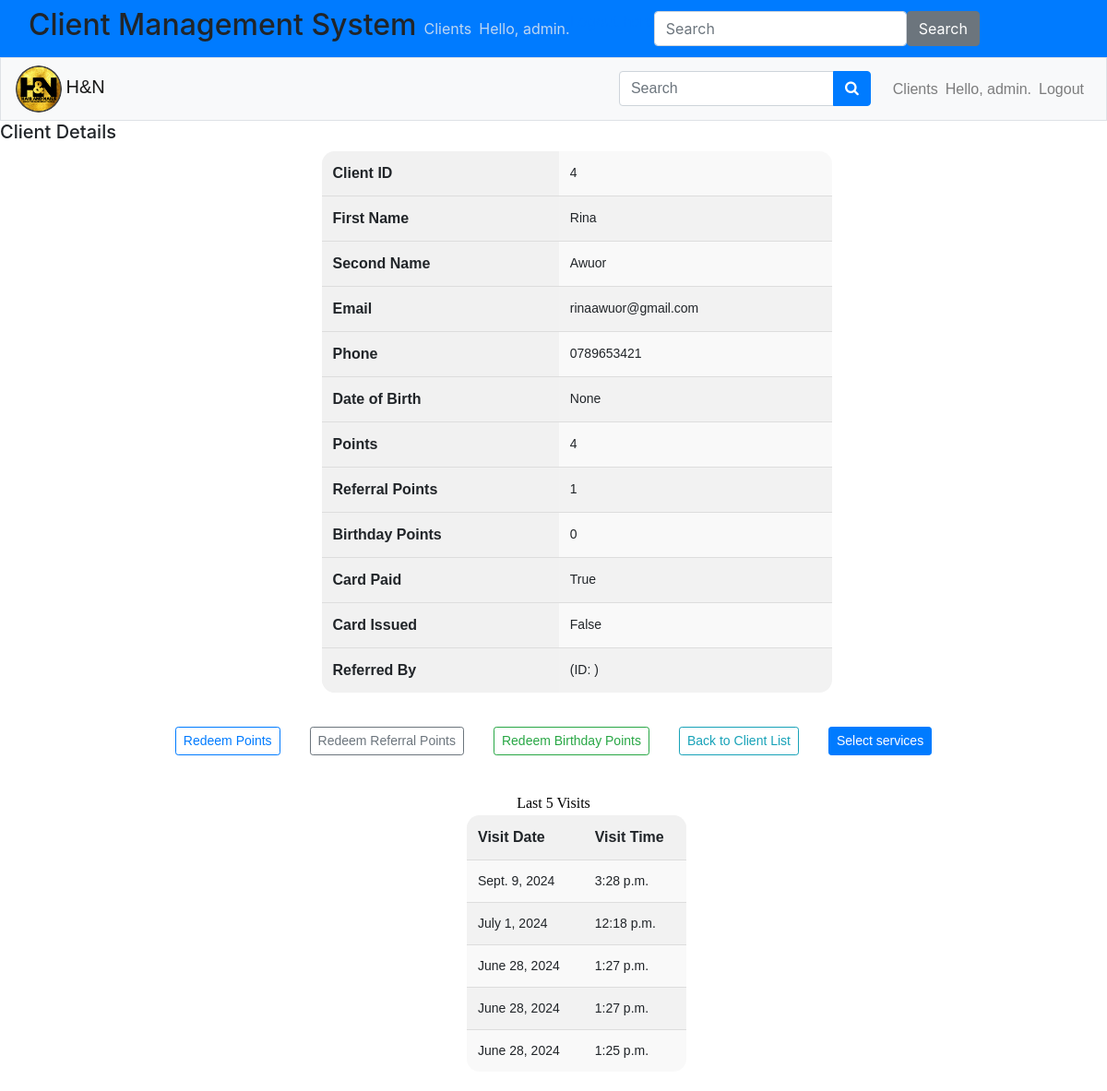
The app's page /users/clients/4/ (signed in) with its own data.
### users/models.py (models this page shows, shortened)
class Client(models.Model):
    first_name = models.CharField(max_length=100)
    second_name = models.CharField(max_length=100)
    email = models.EmailField(unique=True)
    phone = models.CharField(max_length=15, unique=True)
    points = models.IntegerField(default=0)
    referral_points = models.IntegerField(default=0)
    date_of_birth = models.DateField(null=True, blank=True)
    birthday_points = models.IntegerField(default=0)
    referred_by = models.ForeignKey('self', null=True, blank=True, on_delete=models.SET_NULL)
    card_paid = models.BooleanField(default=False)
    card_issued = models.BooleanField(default=False)

### visits/models.py (models this page shows, shortened)
class Visit(models.Model):
    client = models.ForeignKey(Client, on_delete=models.CASCADE)
    visit_time = models.DateTimeField(auto_now_add=True)

### users/views.py (the view)
# urls.py: path('clients/<int:client_id>/', views.client_detail, name='client_detail'),
@login_required
def client_detail(request, client_id):
    client = Client.objects.get(id=client_id)
    visits = client.visit_set.order_by('-visit_time')[:5]
    context = {'client': client, 'visits': visits}
    return render(request, 'users/client_detail.html', context)

### users/templates/users/client_detail.html (shortened to what this page needs)
<!DOCTYPE html>
<html lang="en">
<head>
    {% extends 'users/base.html' %}
{% block header %}
<h5>Client Details</h5>
{% endblock header %}
{% block content %}
<div class="container">
    <table class="client-table">
        <tr>
            <th>Client ID</th>
            <td>{{ client.id }}</td>
        </tr>
        <tr>
            <th>First Name</th>
            <td>{{ client.first_name }}</td>
        </tr>
        <tr>
            <th>Second Name</th>
            <td>{{ client.second_name }}</td>
        </tr>
        <tr>
            <th>Email</th>
            <td>{{ client.email }}</td>
        </tr>
        <tr>
            <th>Phone</th>
            <td>{{ client.phone }}</td>
        </tr>
        <tr>
            <th>Date of Birth</th>
            <td>{{ client.date_of_birth }}</td>
        </tr>
        <tr>
            <th>Points</th>
            <td>{{ client.points }}</td>
        </tr>
        <tr>
            <th>Referral Points</th>
            <td>{{ client.referral_points }}</td>
        </tr>
        <tr>
            <th>Birthday Points</th>
            <td>{{ client.birthday_points }}</td>
        </tr>
        <tr>
            <th>Card Paid</th>
            <td>{{ client.card_paid }}</td>
        </tr>
        <tr>
            <th>Card Issued</th>
            <td>{{ client.card_issued }}</td>
        </tr>
        <tr>
            <th>Referred By</th>
            <td>{{ client.referred_by.first_name }} {{ client.referred_by.second_name }} (ID: {{ client.referred_by.id }})</td>
        </tr>
    </table>
</div>
<div class="client-actions d-flex flex-wrap justify-content-center mb-4">
    <a href="{% url 'users:redeem_points' client.id %}" class="btn btn-sm btn-outline-primary custom-margin">Redeem Points</a>
    <a href="{% url 'users:redeem_referral_points' client.id %}" class="btn btn-sm btn-outline-secondary custom-margin">Redeem Referral Points</a>
    <a href="{% url 'users:redeem_birthday_points' client.id %}" class="btn btn-sm btn-outline-success custom-margin">Redeem Birthday Points</a>
    <a href="{% url 'users:client_list' %}" class="btn btn-sm btn-outline-info custom-margin">Back to Client List</a>
    <a href="{% url 'services:create_order' client.id %}" class="btn btn-sm btn-primary custom-margin">Select services</a>
</div>
<div class="log-container">
    <span>Last 5 Visits</span>
        <table class="time-table">
            <thead>
                <tr>
                    <th>Visit Date</th>
                    <th>Visit Time</th>
                </tr>
            </thead>
            <tbody>
                {% for visit in visits %}
                    <tr>
                        <td>{{ visit.visit_time.date }}</td>
                        <td>{{ visit.visit_time.time }}</td>
                    </tr>
                {% endfor %}
            </tbody>
        </table>
</div>
{% endblock content %}

### users/templates/users/base.html (shortened to what this page needs)
<!DOCTYPE html>
<html lang="en">
<head>
    {% load static %}
        <link rel="stylesheet" href="{% static 'HN_vms/css/base.css' %}">
        <link rel="stylesheet" href="{% static 'HN_vms/css/login.css' %}">
        <link rel="stylesheet" href="{% static 'HN_vms/css/index.css' %}">
        <link rel="stylesheet" href="{% static 'HN_vms/css/register_client.css' %}">
        <link rel="stylesheet" href="{% static 'HN_vms/css/search.css' %}">
        <link rel="stylesheet" href="{% static 'HN_vms/css/base.css' %}">
            <link rel="stylesheet" href="https://cdn.jsdelivr.net/npm/bootstrap@4.3.1/dist/css/bootstrap.min.css">
            <link rel="stylesheet" href="https://cdnjs.cloudflare.com/ajax/libs/font-awesome/4.7.0/css/font-awesome.min.css">
        <link rel='stylesheet' href='https://cdn.jsdelivr.net/npm/fullcalendar@5/main.min.css'>
        <link rel='stylesheet' href='https://cdn.jsdelivr.net/npm/fullcalendar@5/main.min.css'>
</head>
<body>
  <nav class="navbar navbar-expand-lg bg-primary" data-bs-theme="dark">
    <div class="container-fluid">
    <h2> Client Management System</h2>
    <div class="collapse navbar-collapse" id="navbarColor01">
        <ul class="navbar-nav me-auto">
          <li class="nav-item">
            <a class="nav-link" href="{% url 'users:client_list' %}">Clients</a>
          </li>
          {% if user.is_authenticated %}
            <li class="nav-item">
              <span class="navbar-text">Hello, {{ user.username }}.</span>
            </li>
            <li class="nav-item">
              <a href="{% url 'users:logout' %}">Logout here</a>
            </li>
          {% else %}
            <li class="nav-item">
              <a class="nav-link" href="{% url 'users:login' %}">Log in</a></li>
          {% endif %}
    </ul>
        <form class="d-flex">
          <input class="form-control me-sm-2" type="search" placeholder="Search">
          <button class="btn btn-secondary my-2 my-sm-0" type="submit">Search</button>
        </form>
    </div>
    </div>
</nav>
  <div class="nav_bar">
    <nav class="navbar navbar-expand-md navbar-light bg-light border">
        <div class="header_logo">
          <img src="{% static 'HN_vms/images/HN_Logo.png' %}" alt="" class="fa-2x">
        <a style="font-family: 'Rubik',sans-serif;" class="navbar-brand" href="{% url 'users:index' %}">
          H&N
        </a>
      </div>
        <div style="font-family: 'Rubik',sans-serif;" class="collapse navbar-collapse" id="navbarCollapse">
            <ul class="navbar-nav ml-auto">
                  <form action="{% url 'users:search' %}" method="get">
                    <li class="navbar-item mr-3 my-auto">
                    <div class="input-group">
                      <input class="form-control" name="query" type="text" placeholder="Search">
                      <div class="input-group-append">
                        <button type="submit" class="btn btn-primary">
                          <i class="fa fa-search"></i>
                        </button>
                      </div>
                    </div>
                    </li>
                  </form>
                  <li class="nav-item">
                    <a class="nav-link" href="{% url 'users:client_list' %}">Clients</a>
                  </li>
                  {% if user.is_authenticated %}
                    <li class="nav-item">
                      <span class="navbar-text">Hello, {{ user.username }}.</span>
                    </li>
                    <li class="nav-item">
                      <a class="nav-link" href="{% url 'users:logout' %}">Logout</i></a>
                    </li>
                  {% else %}
                    <li class="nav-item">
                      <a class="nav-link" href="{% url 'users:login' %}">Log in</a></li>
                  {% endif %}
            </ul>
        </div>
    </nav>
</div>
<main>
    <div>
      {% block header %}{% endblock header %}
    </div>
    <div style="font-family: 'Rubik',sans-serif;">
        {% block content %}{% endblock content %}
    </div>
</main>
</body>
</html>

### static/HN_vms/css/base.css (style rules this page uses)
body { max-width: 100vw; max-height: 100vh; color: #ffff; font-family: century 'Franklin Gothic Medium', 'Arial Narrow', Arial, sans-serif; }
:root { --main-color: #F3781C; --hover-color: hsl(37, 94%, 57%); --body-color: black; --container-color: #2d2e37; --text-color: #fcfeff; --background-color: rgba(245, 237, 237, 0.445); --theme-color: #1e1e1e; --secondary-color: orange; --light-body: #272626; --app-fab-color: hsla(0,0%,100%,0.6); --app-fab-background-color: rgba(30,30,30,0.72); --app-fab-border-color: hsla(0,0%,100%,0.04); --color-primary: hsla(0,0%,93.3%,0.8); --color-secondary: hsla(0,0%,100%,0.2); --background: #121212; --background-gradient: linear-gradient(180deg,#121212,#252525 25%,#252525 50%,#252525 75%,#121212); --shadow-gradient: linear-gradient(90deg,rgba(18,18,18,0.8),rgba(18,18,18,0)); --hover-background: hsla(0,0%,100%,0.06); }
.container { display: flex; justify-content: center; align-items: center; }
.client-table { width: 50%; border-collapse: collapse; margin-bottom: 20px; margin-left: 50px; box-sizing: border-box; border-radius: 15px; overflow: hidden; border: 1px solid black; }
.client-table th, .client-table td { padding: 12px; text-align: left; border-bottom: 1px solid #ddd; }
.client-table tr:nth-child(even) { background-color: #f2f2f2; }
.client-table tr:nth-child(odd) { background-color: #f2f2f271; }
.client-table th { background-color: #f1f1f1; font-weight: bold; }
.client-table td { font-size: 14px; }
.log-container { display: flex; flex-direction: column; justify-content: center; align-items: center; }
.log-container span { color: black; font-family: century gothic; }
.time-table { width: 20%; border-collapse: collapse; margin-bottom: 20px; margin-left: 50px; box-sizing: border-box; border-radius: 15px; overflow: hidden; border: 1px solid black; }
.time-table th, .time-table td { padding: 12px; text-align: left; border-bottom: 1px solid #ddd; }
.time-table tr:nth-child(even) { background-color: #f2f2f2; }
.time-table tr:nth-child(odd) { background-color: #f2f2f271; }
.time-table th { background-color: #f1f1f1; font-weight: bold; }
.time-table td { font-size: 14px; }
.client-actions .custom-margin { margin: 1rem; }

### static/HN_vms/css/login.css (style rules this page uses)
body { width: 100vw; height: 100vh; color: #ffff; }
.header_logo img { width: 50px; height: auto; margin: auto; border-radius: 50%; }

### static/HN_vms/css/index.css (style rules this page uses)
body { background-color: rgb(245, 245, 82); }
:root { --main-color: #F3781C; --hover-color: hsl(37, 94%, 57%); --body-color: black; --container-color: #2d2e37; --text-color: #fcfeff; --background-color: rgba(245, 237, 237, 0.445); --theme-color: #1e1e1e; --secondary-color: orange; --light-body: #272626; --app-fab-color: hsla(0,0%,100%,0.6); --app-fab-background-color: rgba(30,30,30,0.72); --app-fab-border-color: hsla(0,0%,100%,0.04); --color-primary: hsla(0,0%,93.3%,0.8); --color-secondary: hsla(0,0%,100%,0.2); --background: #121212; --background-gradient: linear-gradient(180deg,#121212,#252525 25%,#252525 50%,#252525 75%,#121212); --shadow-gradient: linear-gradient(90deg,rgba(18,18,18,0.8),rgba(18,18,18,0)); --hover-background: hsla(0,0%,100%,0.06); }
.nav-item span { font-size: medium; color: var(--color-primary); }
.nav-link { color: var(--color-primary); }

### static/HN_vms/css/register_client.css (style rules this page uses)
input { background-color: white; outline: none; box-sizing: border-box; border-radius: 10px; border: 1px solid silver; margin-left: 50px; align-items: start; width: 100%; }
@media only screen and (min-width: 768px) { input, select, button { margin-left: 20px; } }
@media only screen and (min-width: 992px) { input, select, button { margin-left: 30px; } }

### records on screen
Client: id "4", first_name "Rina", second_name "Awuor", email "rinaawuor@gmail.com", phone "0789653421", date_of_birth "None", points "4", referral_points "1", birthday_points "0", card_paid "True", card_issued "False"
Visit: visit_time "Sept. 9, 2024", visit_time.time "3:28 p.m."
Visit: visit_time "July 1, 2024", visit_time.time "12:18 p.m."
Visit: visit_time "June 28, 2024", visit_time.time "1:27 p.m."
Visit: visit_time "June 28, 2024", visit_time.time "1:27 p.m."
Visit: visit_time "June 28, 2024", visit_time.time "1:25 p.m."

### other values on screen
{{ user.username }} "admin"
